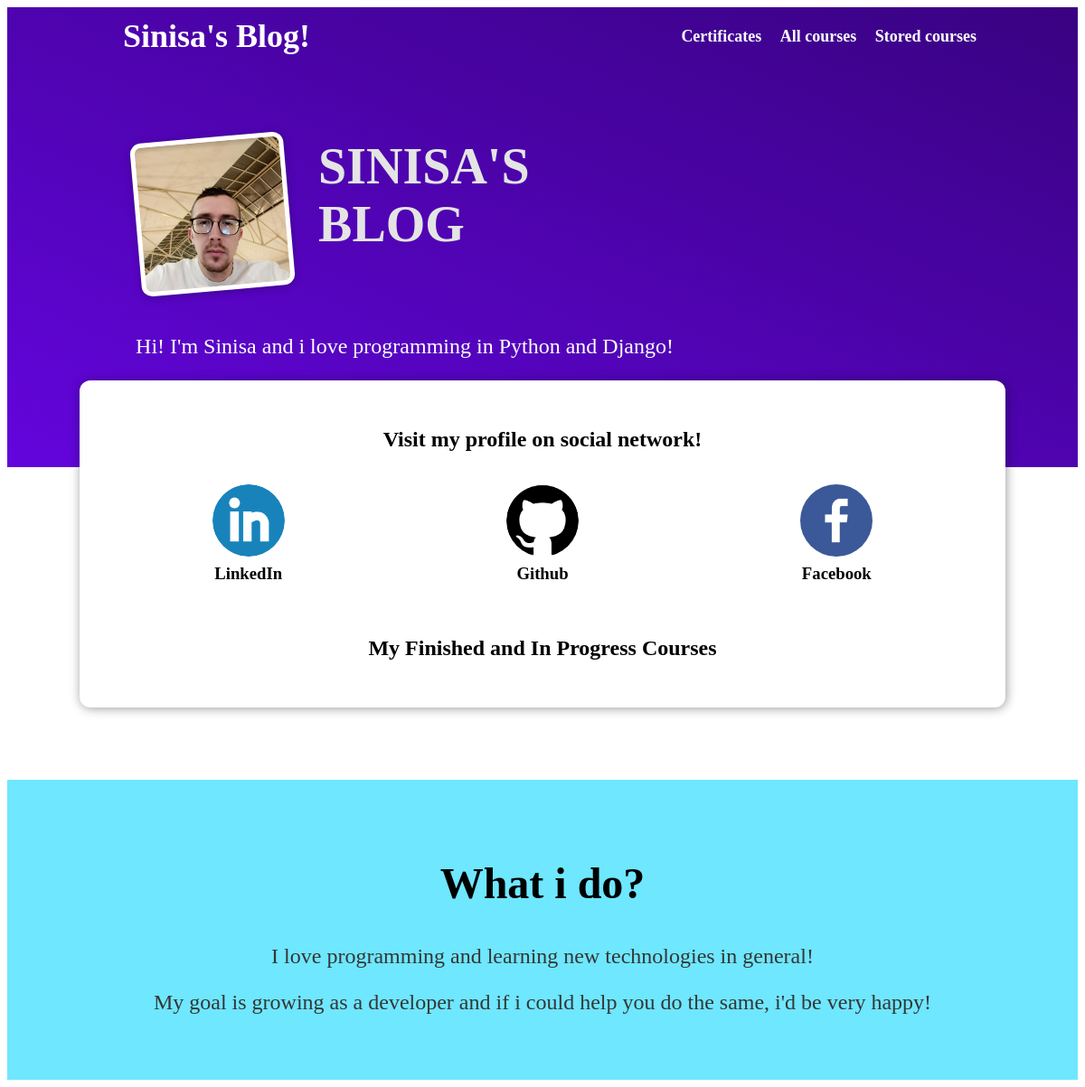
The app's page /, older data.
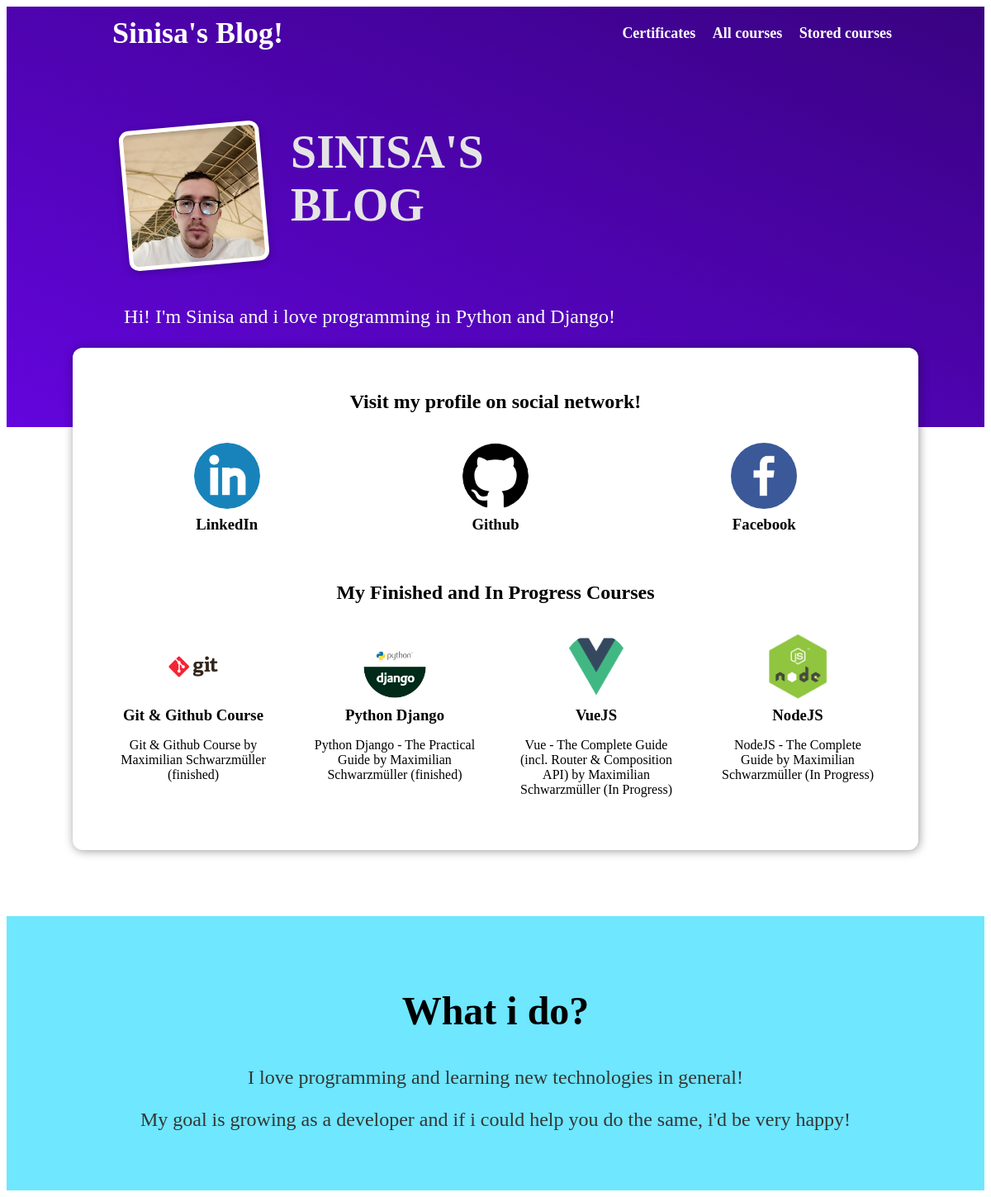
The same page, newer data.
### website/models.py (models this page shows, shortened)
class Post(models.Model):
    title = models.CharField(max_length=100)
    excerpt = models.CharField(max_length=200)
    image = models.ImageField(upload_to="posts", null=True)
    date = models.DateField(auto_now=True)
    slug = models.SlugField(unique=True, db_index=True)
    content = models.TextField(validators=[MinLengthValidator(10)])
    author = models.ForeignKey(Author, on_delete=models.SET_NULL, null=True, related_name="posts")
    tags = models.ManyToManyField(Tag)

### website/views.py (the view)
# urls.py: path("", views.StartingPageView.as_view(), name="starting-page"),
class StartingPageView(ListView):
    template_name = "blog/index.html"
    model = Post
    ordering = ["-date"]
    context_object_name = "posts"
    def get_queryset(self):
        queryset = super().get_queryset()
        data = queryset[:4]
        return data

### website/templates/blog/index.html (shortened to what this page needs)
{% extends 'base.html' %}
{% load static %}
{% block css_files %}
    <link rel="stylesheet" href="{% static "blog/index.css" %}">
{% endblock css_files %}
{% block content %}
    <section id="welcome">
        <header>
            <img src="{% static "blog/images/sinisa.jpg" %}" alt="Sinisa - The Author of this Blog!">
            <h2>SINISA'S BLOG</h2>
        </header>
        <p>
            Hi! I'm Sinisa and i love programming in Python and Django!
        </p>
    </section>
    <section id="latest-posts">
        <h2>Visit my profile on social network!</h2>
            <ul>
                <li>
                    <article class="post">
                        <a href="https://www.linkedin.com/in/sestosinisa/">
                            <img src={% static "blog/images/linkedin.png" %} alt="nesto">
                                <div class="post__content">
                                    <h3>LinkedIn</h3>
                                </div>
                        </a>
                    </article>
                </li>
                <li>
                    <article class="post">
                        <a href="https://github.com/ssesto1">
                            <img src={% static "blog/images/github.png" %} alt="nesto">
                                <div class="post__content">
                                    <h3>Github</h3>
                                </div>
                        </a>
                    </article>
                </li>
                <li>
                    <article class="post">
                        <a href="https://www.facebook.com/sinisa.sesto/">
                            <img src={% static "blog/images/facebook.png" %} alt="nesto">
                                <div class="post__content">
                                    <h3>Facebook</h3>
                                </div>
                        </a>
                    </article>
                </li>
            </ul>
            <br>
                <h2>My Finished and In Progress Courses</h2>
                    <ul>
                        {% for post in posts %}
                        {% include "blog/includes/post.html" %}
                        {% endfor %}
                    </ul>
    </section>
    <section id="about">
        <h2>What i do?</h2>
        <p>
            I love programming and learning new technologies in general!
        </p>
        <p>
            My goal is growing as a developer and if i could help you do the same, i'd be very happy!
        </p>
    </section>
{% endblock content %}

### website/templates/blog/includes/post.html
<li>
    <article class="post">
        <a href="{% url "post-detail-page" post.slug %}">
            <img src="{{ post.image.url }}" alt="nesto">
                <div class="post__content">
                    <h3>{{ post.title }}</h3>
                        <p>
                            {{ post.excerpt }}
                        </p>
                </div>
        </a>
    </article>
</li>

Row changes from the older to the newer data that the page shows:
added Post: image (picture), title "Git & Github Course", excerpt "Git & Github Course by Maximilian Schwarzmüller (finished)"
added Post: image (picture), title "Python Django", excerpt "Python Django - The Practical Guide by Maximilian Schwarzmüller (finished)"
added Post: image (picture), title "VueJS", excerpt "Vue - The Complete Guide (incl. Router & Composition API) by Maximilian Schwarzmüller (In Progress)"
added Post: image (picture), title "NodeJS", excerpt "NodeJS - The Complete Guide by Maximilian Schwarzmüller (In Progress)"
